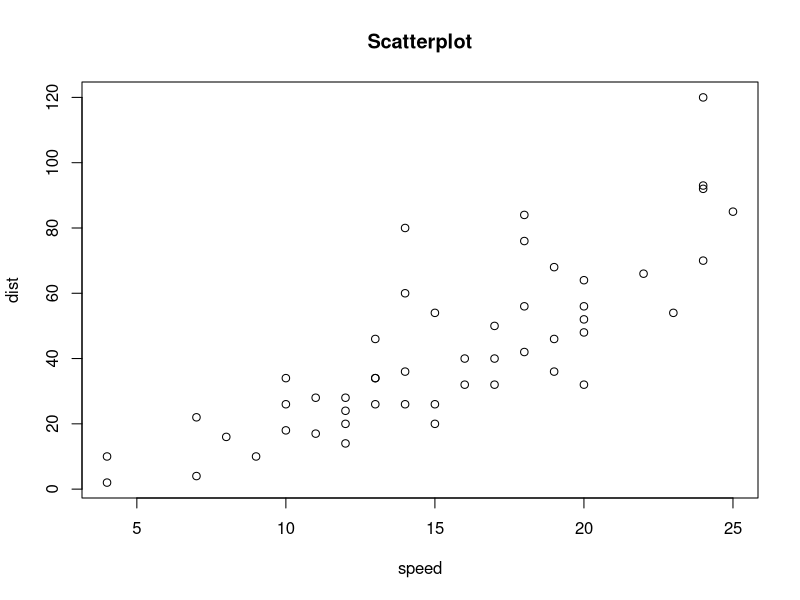
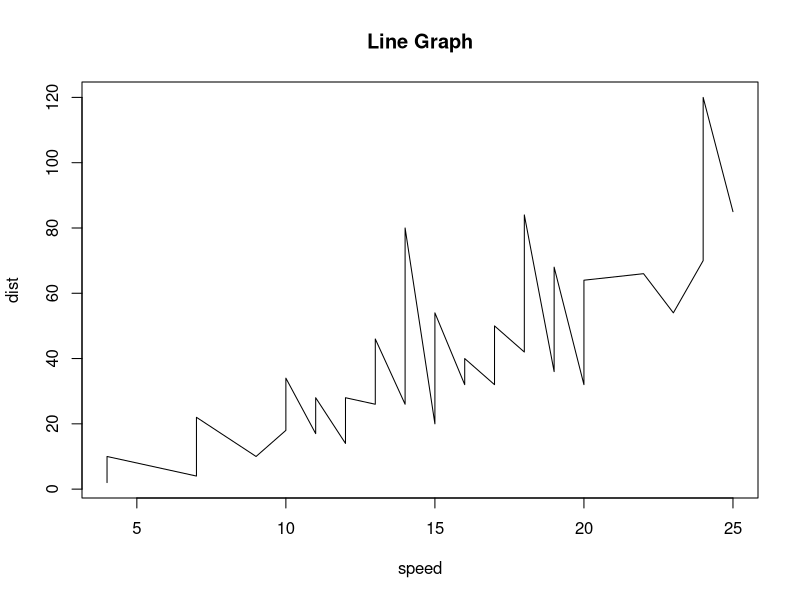

Recreate these plots in R, in order.
## ---- chunk 1
data(cars)
cars
## ---- chunk 2
plot(cars, main="Scatterplot")
plot(cars, type="l", main="Line Graph")
## ---- chunk 3
summary(cars)
## ---- chunk 4
# Add code here.  Save maximum speed in a variable called "max.speed" and
# minimum distance in a variable called "min.dist".  The code below will
# print your output.
max.speed <- summary(cars$speed)["Max."]
min.dist  <- summary(cars$dist)["Min."]
str <- paste0("Maximum speed is ", max.speed, ", and minimum distance is ", 
              min.dist)
str
